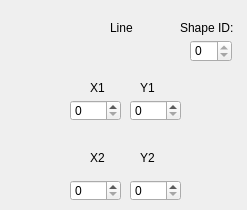
   <widget class="QWidget" name="stackedWidgetPage2">
    <widget class="QLabel" name="label_3">
     <property name="geometry">
      <rect>
       <x>110</x>
       <y>20</y>
       <width>58</width>
       <height>16</height>
      </rect>
     </property>
     <property name="text">
      <string>Line</string>
     </property>
    </widget>
    <widget class="QLabel" name="label_4">
     <property name="geometry">
      <rect>
       <x>90</x>
       <y>80</y>
       <width>58</width>
       <height>16</height>
      </rect>
     </property>
     <property name="text">
      <string>X1</string>
     </property>
    </widget>
    <widget class="QLabel" name="label_5">
     <property name="geometry">
      <rect>
       <x>140</x>
       <y>80</y>
       <width>58</width>
       <height>16</height>
      </rect>
     </property>
     <property name="text">
      <string>Y1</string>
     </property>
    </widget>
    <widget class="QLabel" name="label_6">
     <property name="geometry">
      <rect>
       <x>90</x>
       <y>150</y>
       <width>58</width>
       <height>16</height>
      </rect>
     </property>
     <property name="text">
      <string>X2</string>
     </property>
    </widget>
    <widget class="QLabel" name="label_7">
     <property name="geometry">
      <rect>
       <x>140</x>
       <y>150</y>
       <width>58</width>
       <height>16</height>
      </rect>
     </property>
     <property name="text">
      <string>Y2</string>
     </property>
    </widget>
    <widget class="QLabel" name="label_54">
     <property name="geometry">
      <rect>
       <x>180</x>
       <y>20</y>
       <width>58</width>
       <height>16</height>
      </rect>
     </property>
     <property name="text">
      <string>Shape ID:</string>
     </property>
    </widget>
    <widget class="QSpinBox" name="line_id">
     <property name="geometry">
      <rect>
       <x>190</x>
       <y>40</y>
       <width>42</width>
       <height>22</height>
      </rect>
     </property>
     <property name="readOnly">
      <bool>true</bool>
     </property>
    </widget>
    <widget class="QSpinBox" name="line_x1">
     <property name="geometry">
      <rect>
       <x>70</x>
       <y>100</y>
       <width>51</width>
       <height>21</height>
      </rect>
     </property>
     <property name="maximum">
      <number>999</number>
     </property>
    </widget>
    <widget class="QSpinBox" name="line_y1">
     <property name="geometry">
      <rect>
       <x>130</x>
       <y>100</y>
       <width>51</width>
       <height>21</height>
      </rect>
     </property>
     <property name="maximum">
      <number>999</number>
     </property>
    </widget>
    <widget class="QSpinBox" name="line_x2">
     <property name="geometry">
      <rect>
       <x>70</x>
       <y>180</y>
       <width>51</width>
       <height>21</height>
      </rect>
     </property>
     <property name="maximum">
      <number>999</number>
     </property>
    </widget>
    <widget class="QSpinBox" name="line_y2">
     <property name="geometry">
      <rect>
       <x>130</x>
       <y>180</y>
       <width>51</width>
       <height>21</height>
      </rect>
     </property>
     <property name="maximum">
      <number>999</number>
     </property>
    </widget>
   </widget>
